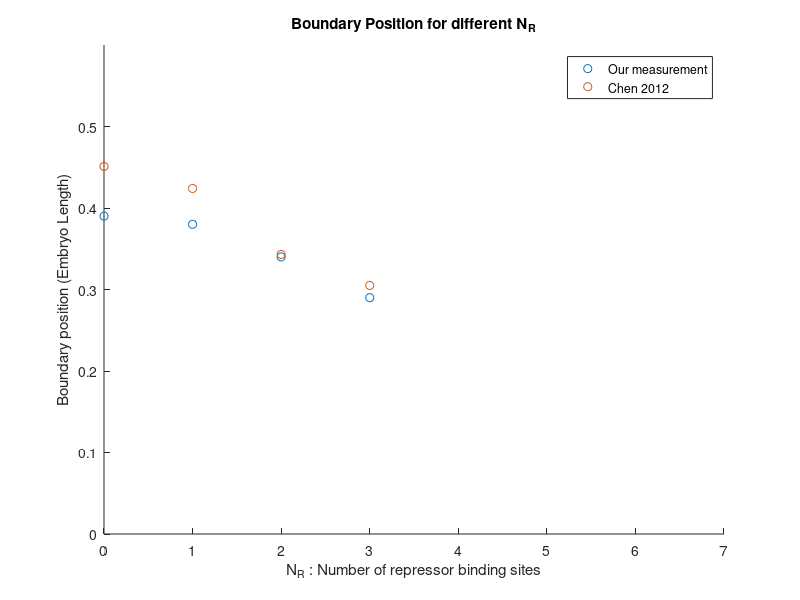

Here is the MATLAB script that generated this plot: (Note: this script raises an error after producing the figure.)
function BoundaryPosition_N_Repressor_Binding_Sites
% Generate the boundary position vs N_{R} (number of repressor binding
% sites)

% N_R
N_R = [0 1 2 3 ];
BoundaryPosition = [0.39 0.38 0.34 0.29];
BoundaryPosition_Chen_2012 = 1- [0.549 0.576 0.657 0.695];

BoundaryPosition_data_figure = figure;
hold on
plot(N_R,BoundaryPosition,'o')
plot(N_R,BoundaryPosition_Chen_2012,'o')
title('Boundary Position for different N_{R}')
xlabel('N_{R} : Number of repressor binding sites')
ylabel('Boundary position (Embryo Length)')
legend('Our measurement','Chen 2012')
xlim([0 7])
ylim([0 0.6])
standardizeFigure(gca,legend,[])

%% save the plot
FigPath = 'E:\YangJoon\LivemRNA\Data\Dropbox\OpposingGradient\Figures-OpposingGradients\';
saveas(BoundaryPosition_data_figure,[FigPath 'Boundary_position_for_N_R' , '.pdf']); 
end